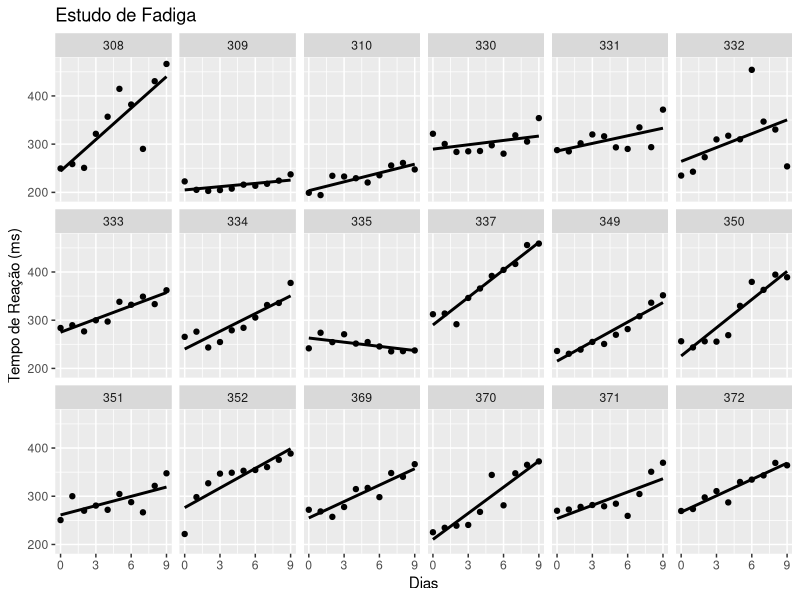

R code for this plot:
## ---- chunk 1
library(ggplot2)
library(lme4)
knitr::opts_chunk$set(
  collapse = TRUE,
  comment = "#",
  echo=FALSE, 
  message=FALSE,
  fig.width=6,
  fig.height=4
)
## ---- chunk 2
ggplot(sleepstudy, aes(x=Days, y=Reaction)) + 
  geom_point() + 
  scale_x_continuous(breaks=seq(0, 9, 3)) +
  labs(x="Dias", y="Tempo de Reação (ms)", title="Estudo de Fadiga") +
  geom_smooth(method="lm", se=FALSE, color="black") + 
  facet_wrap(~ Subject, nrow=3)
## ---- chunk 3
library(lme4)
## ---- chunk 4
str(sleepstudy)
head(sleepstudy)
